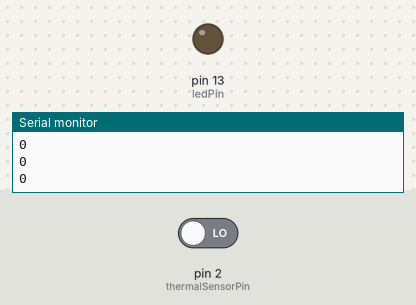
The sketch below on a simulated Arduino Uno, built with avr-gcc and run on an emulated ATmega328P. Shown: output pins drawn as LEDs (lit = HIGH), the last lines printed to the serial monitor. The inputs (shaded band) are chosen by the test bench; at power-on: pin 2 (thermalSensorPin) LOW.

Above: at 1.8 s.
1.9 s: pin 2 (thermalSensorPin) driven HIGH
At 2.7 s:
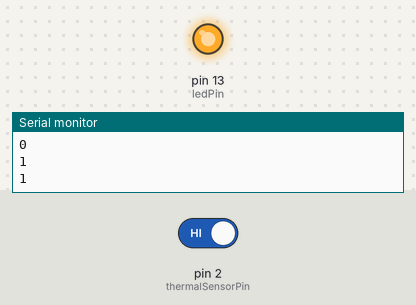
3.5 s: pin 2 (thermalSensorPin) driven LOW
At 3.8 s:
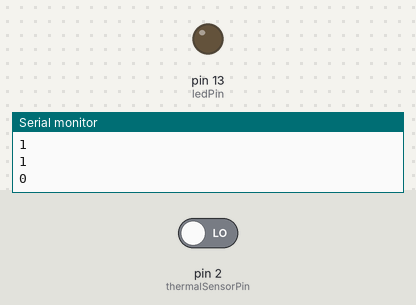
Timing chart, 0 to 6.5 s (numbered marks = the images above; inputs shaded):
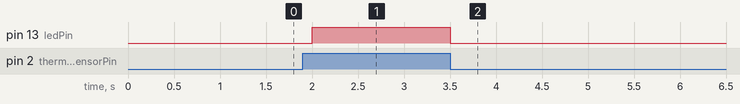

The sketch:

ThermalSensor.ino
```cpp
// 热传感器
const int thermalSensorPin = 2; // 热传感器引脚
const int ledPin = 13; // LED引脚

int thermalSensorState = 0; // 储存传感器值

void setup() {
  pinMode(thermalSensorPin, INPUT); // 设置热传感器引脚为输入
  pinMode(ledPin, OUTPUT); // 设置LED引脚为输出
  Serial.begin(9600); // 初始化串口通信
}

void loop() {
  thermalSensorState = digitalRead(thermalSensorPin); // 读取热传感器值

  Serial.println(thermalSensorState, BIN); // 打印传感器值到串口监视器

  if (thermalSensorState == 1) {
    digitalWrite(ledPin, HIGH); // 点亮LED
}
  else {
    digitalWrite(ledPin, LOW); // 熄灭LED
}

  delay(500);
}
```

Measured:
- after the input at 1.9 s, pin 13 (ledPin): LOW → HIGH after 0.10 s
- after the input at 3.5 s, pin 13 (ledPin): HIGH → LOW at once
